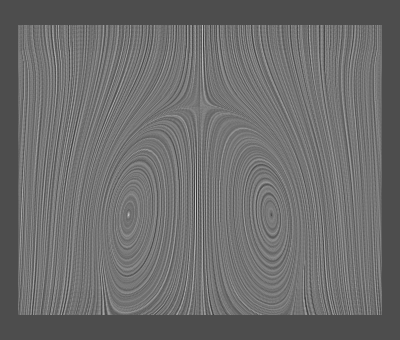

Recreate this plot in Python.
#!/usr/bin/env python

# Test vtkCompositeSurfaceLICMapper: SurfaceLICPlanarDefaults.

import vtkmodules.vtkInteractionStyle  # noqa: F401
import vtkmodules.vtkRenderingOpenGL2  # noqa: F401

import os

from vtkmodules.vtkCommonDataModel import vtkDataObject
from vtkmodules.vtkFiltersGeometry import vtkDataSetSurfaceFilter
from vtkmodules.vtkIOLegacy import vtkGenericDataObjectReader
from vtkmodules.vtkRenderingCore import (
    vtkActor,
    vtkRenderWindow,
    vtkRenderWindowInteractor,
    vtkRenderer,
)
from vtkmodules.vtkRenderingLICOpenGL2 import (
    vtkCompositeSurfaceLICMapper,
    vtkSurfaceLICInterface,
)

# Read data
data_dir = os.environ.get("VPE_DATA_DIR", os.path.dirname(os.path.abspath(__file__)))
reader = vtkGenericDataObjectReader()
reader.SetFileName(os.path.join(data_dir, "SurfaceVectors.vtk"))
surface = vtkDataSetSurfaceFilter()
surface.SetInputConnection(reader.GetOutputPort())
surface.Update()
data_obj = surface.GetOutputDataObject(0)

# Mapper
lic_mapper = vtkCompositeSurfaceLICMapper()
lic_mapper.SetInputArrayToProcess(
    0, 0, 0, vtkDataObject.FIELD_ASSOCIATION_POINTS_THEN_CELLS, "V")
lic_mapper.SetInputDataObject(data_obj)

# LIC interface parameters
lic_interface = lic_mapper.GetLICInterface()
lic_interface.SetNumberOfSteps(40)
lic_interface.SetStepSize(1.0)
lic_interface.SetEnhancedLIC(1)
lic_interface.SetNormalizeVectors(1)
lic_interface.SetGenerateNoiseTexture(0)
lic_interface.SetNoiseType(1)
lic_interface.SetNoiseTextureSize(200)
lic_interface.SetNoiseGrainSize(2)
lic_interface.SetMinNoiseValue(0.0)
lic_interface.SetMaxNoiseValue(1.0)
lic_interface.SetNumberOfNoiseLevels(256)
lic_interface.SetImpulseNoiseProbability(1.0)
lic_interface.SetImpulseNoiseBackgroundValue(0.0)
lic_interface.SetNoiseGeneratorSeed(1)
lic_interface.SetEnhanceContrast(0)
lic_interface.SetLowLICContrastEnhancementFactor(0.0)
lic_interface.SetHighLICContrastEnhancementFactor(0.0)
lic_interface.SetLowColorContrastEnhancementFactor(0.0)
lic_interface.SetHighColorContrastEnhancementFactor(0.0)
lic_interface.SetAntiAlias(0)
lic_interface.SetColorMode(0)
lic_interface.SetLICIntensity(0.8)
lic_interface.SetMapModeBias(0.0)
lic_interface.SetMaskOnSurface(0)
lic_interface.SetMaskThreshold(0.0)
lic_interface.SetMaskIntensity(0.0)
lic_interface.SetMaskColor([1.0, 0.0, 0.84705])

# Actor
lic_actor = vtkActor()
lic_actor.SetMapper(lic_mapper)

# Renderer
renderer = vtkRenderer()
renderer.AddActor(lic_actor)
renderer.SetBackground(0.3, 0.3, 0.3)

# Render window
render_window = vtkRenderWindow()
render_window.SetSize(400, 340)
render_window.AddRenderer(renderer)
render_window.SetWindowName("surface lic planar defaults")

# Interactor
interactor = vtkRenderWindowInteractor()
interactor.SetRenderWindow(render_window)

# Functional render for OpenGL context check
render_window.Render()

if not vtkSurfaceLICInterface.IsSupported(render_window):
    print("WARNING: Surface LIC not supported, skipping.")
else:
    # Scene
    camera = renderer.GetActiveCamera()
    camera.SetFocalPoint(0.0, 0.0, 0.0)
    camera.SetPosition(1.0, 0.0, 0.0)
    camera.SetViewAngle(30)
    camera.SetViewUp(0.0, 0.0, 1.0)
    renderer.ResetCamera()
    camera.Zoom(1.4)

    interactor.Initialize()
    interactor.Start()
